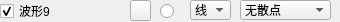
                   <widget class="QWidget" name="widget_9" native="true">
                    <property name="minimumSize">
                     <size>
                      <width>0</width>
                      <height>22</height>
                     </size>
                    </property>
                    <property name="maximumSize">
                     <size>
                      <width>16777215</width>
                      <height>22</height>
                     </size>
                    </property>
                    <widget class="QRadioButton" name="rdoBoldCurve9">
                     <property name="geometry">
                      <rect>
                       <x>160</x>
                       <y>3</y>
                       <width>16</width>
                       <height>16</height>
                      </rect>
                     </property>
                     <property name="text">
                      <string/>
                     </property>
                     <property name="checked">
                      <bool>false</bool>
                     </property>
                    </widget>
                    <widget class="QCheckBox" name="chkVisibleCurve9">
                     <property name="geometry">
                      <rect>
                       <x>0</x>
                       <y>3</y>
                       <width>130</width>
                       <height>16</height>
                      </rect>
                     </property>
                     <property name="text">
                      <string>波形9</string>
                     </property>
                     <property name="checked">
                      <bool>true</bool>
                     </property>
                    </widget>
                    <widget class="QPushButton" name="btnColourCurve9">
                     <property name="geometry">
                      <rect>
                       <x>130</x>
                       <y>0</y>
                       <width>21</width>
                       <height>21</height>
                      </rect>
                     </property>
                     <property name="text">
                      <string/>
                     </property>
                    </widget>
                    <widget class="QComboBox" name="cmbLineStyle9">
                     <property name="geometry">
                      <rect>
                       <x>190</x>
                       <y>0</y>
                       <width>41</width>
                       <height>20</height>
                      </rect>
                     </property>
                     <property name="currentIndex">
                      <number>1</number>
                     </property>
                     <item>
                      <property name="text">
                       <string>点</string>
                      </property>
                     </item>
                     <item>
                      <property name="text">
                       <string>线</string>
                      </property>
                     </item>
                     <item>
                      <property name="text">
                       <string>左</string>
                      </property>
                     </item>
                     <item>
                      <property name="text">
                       <string>右</string>
                      </property>
                     </item>
                     <item>
                      <property name="text">
                       <string>中</string>
                      </property>
                     </item>
                     <item>
                      <property name="text">
                       <string>积</string>
                      </property>
                     </item>
                    </widget>
                    <widget class="QComboBox" name="cmbScatterStyle9">
                     <property name="geometry">
                      <rect>
                       <x>240</x>
                       <y>0</y>
                       <width>91</width>
                       <height>20</height>
                      </rect>
                     </property>
                     <property name="focusPolicy">
                      <enum>Qt::WheelFocus</enum>
                     </property>
                     <property name="maxVisibleItems">
                      <number>20</number>
                     </property>
                     <item>
                      <property name="text">
                       <string>无散点</string>
                      </property>
                      <property name="icon">
                       <iconset resource="res.qrc">
                        <normaloff>:/pic/ssNone.png</normaloff>:/pic/ssNone.png</iconset>
                      </property>
                     </item>
                     <item>
                      <property name="text">
                       <string>x形</string>
                      </property>
                      <property name="icon">
                       <iconset resource="res.qrc">
                        <normaloff>:/pic/ssCross.png</normaloff>:/pic/ssCross.png</iconset>
                      </property>
                     </item>
                     <item>
                      <property name="text">
                       <string>+形</string>
                      </property>
                      <property name="icon">
                       <iconset resource="res.qrc">
                        <normaloff>:/pic/ssPlus.png</normaloff>:/pic/ssPlus.png</iconset>
                      </property>
                     </item>
                     <item>
                      <property name="text">
                       <string>空心圆</string>
                      </property>
                      <property name="icon">
                       <iconset resource="res.qrc">
                        <normaloff>:/pic/ssCircle.png</normaloff>:/pic/ssCircle.png</iconset>
                      </property>
                     </item>
                     <item>
                      <property name="text">
                       <string>实心圆</string>
                      </property>
                      <property name="icon">
                       <iconset resource="res.qrc">
                        <normaloff>:/pic/ssDisc.png</normaloff>:/pic/ssDisc.png</iconset>
                      </property>
                     </item>
                     <item>
                      <property name="text">
                       <string>矩形</string>
                      </property>
                      <property name="icon">
                       <iconset resource="res.qrc">
                        <normaloff>:/pic/ssSquare.png</normaloff>:/pic/ssSquare.png</iconset>
                      </property>
                     </item>
                     <item>
                      <property name="text">
                       <string>菱形</string>
                      </property>
                      <property name="icon">
                       <iconset resource="res.qrc">
                        <normaloff>:/pic/ssDiamond.png</normaloff>:/pic/ssDiamond.png</iconset>
                      </property>
                     </item>
                     <item>
                      <property name="text">
                       <string>星形</string>
                      </property>
                      <property name="icon">
                       <iconset resource="res.qrc">
                        <normaloff>:/pic/ssStar.png</normaloff>:/pic/ssStar.png</iconset>
                      </property>
                     </item>
                     <item>
                      <property name="text">
                       <string>正三角</string>
                      </property>
                      <property name="icon">
                       <iconset resource="res.qrc">
                        <normaloff>:/pic/ssTriangle.png</normaloff>:/pic/ssTriangle.png</iconset>
                      </property>
                     </item>
                     <item>
                      <property name="text">
                       <string>倒三角</string>
                      </property>
                      <property name="icon">
                       <iconset resource="res.qrc">
                        <normaloff>:/pic/ssTriangleInverted.png</normaloff>:/pic/ssTriangleInverted.png</iconset>
                      </property>
                     </item>
                     <item>
                      <property name="text">
                       <string>x框</string>
                      </property>
                      <property name="icon">
                       <iconset resource="res.qrc">
                        <normaloff>:/pic/ssCrossSquare.png</normaloff>:/pic/ssCrossSquare.png</iconset>
                      </property>
                     </item>
                     <item>
                      <property name="text">
                       <string>+框</string>
                      </property>
                      <property name="icon">
                       <iconset resource="res.qrc">
                        <normaloff>:/pic/ssPlusSquare.png</normaloff>:/pic/ssPlusSquare.png</iconset>
                      </property>
                     </item>
                     <item>
                      <property name="text">
                       <string>x圆</string>
                      </property>
                      <property name="icon">
                       <iconset resource="res.qrc">
                        <normaloff>:/pic/ssCrossCircle.png</normaloff>:/pic/ssCrossCircle.png</iconset>
                      </property>
                     </item>
                     <item>
                      <property name="text">
                       <string>+圆</string>
                      </property>
                      <property name="icon">
                       <iconset resource="res.qrc">
                        <normaloff>:/pic/ssPlusCircle.png</normaloff>:/pic/ssPlusCircle.png</iconset>
                      </property>
                     </item>
                     <item>
                      <property name="text">
                       <string>和平</string>
                      </property>
                      <property name="icon">
                       <iconset resource="res.qrc">
                        <normaloff>:/pic/ssPeace.png</normaloff>:/pic/ssPeace.png</iconset>
                      </property>
                     </item>
                    </widget>
                   </widget>
